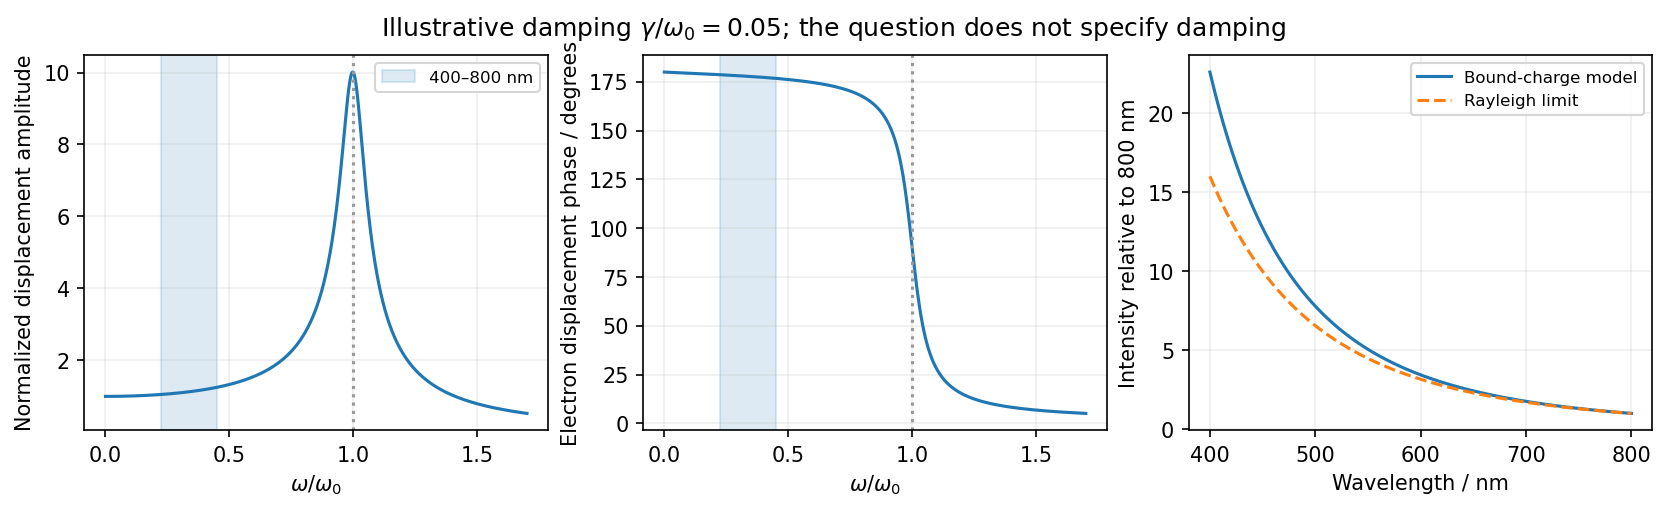

Python code for this plot:
"""Original explanatory figure; run from the mirrored _media directory."""
from pathlib import Path
import numpy as np
import matplotlib
matplotlib.use("Agg")
import matplotlib.pyplot as plt
plt.rcParams.update({"font.size": 10, "figure.facecolor": "white", "axes.facecolor": "white"})

fig,axs=plt.subplots(1,3,figsize=(11,3.3),layout='constrained');u=np.linspace(.001,1.7,1200);zeta=.05
D=(1-u*u)**2+(2*zeta*u)**2
axs[0].plot(u,1/np.sqrt(D));axs[0].set(xlabel=r'$\omega/\omega_0$',ylabel='Normalized displacement amplitude')
axs[1].plot(u,180-np.degrees(np.arctan2(2*zeta*u,1-u*u)));axs[1].set(xlabel=r'$\omega/\omega_0$',ylabel='Electron displacement phase / degrees')
for a in axs[:2]:a.axvspan(.2247,.4495,color='tab:blue',alpha=.15,label='400–800 nm');a.axvline(1,color='0.6',ls=':');a.grid(alpha=.2)
axs[0].legend(fontsize=8)
lam=np.linspace(400,800,400);omega0=np.sqrt(100/9.1093837e-31);u=2*np.pi*299792458/(lam*1e-9*omega0);I=u**4/((1-u*u)**2+(2*zeta*u)**2)
axs[2].plot(lam,I/I[-1],label='Bound-charge model');axs[2].plot(lam,(800/lam)**4,'--',label='Rayleigh limit');axs[2].set(xlabel='Wavelength / nm',ylabel='Intensity relative to 800 nm');axs[2].legend(fontsize=8);axs[2].grid(alpha=.2)
fig.suptitle(r'Illustrative damping $\gamma/\omega_0=0.05$; the question does not specify damping')

fig.savefig(Path.cwd()/Path(__file__).with_suffix(".png").name, dpi=150, facecolor="white", bbox_inches="tight")
plt.close(fig)
